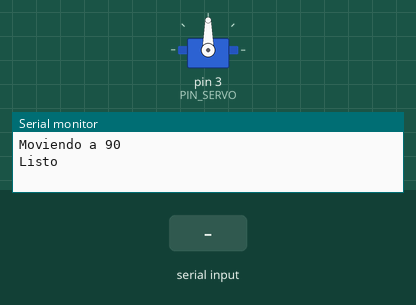
A sketch run on a simulated Arduino Uno, built with avr-gcc and run on an emulated ATmega328P. On the bench: servo, the last lines printed to the serial monitor. The test bench sets the inputs (shaded band).

Above: at 2.2 s.
2.3 s: "1" received over the second serial link
At 3.2 s:
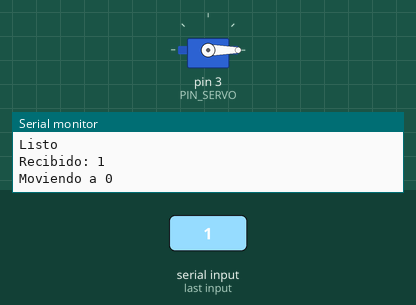
3.8 s: "3" received over the second serial link
At 4.4 s:
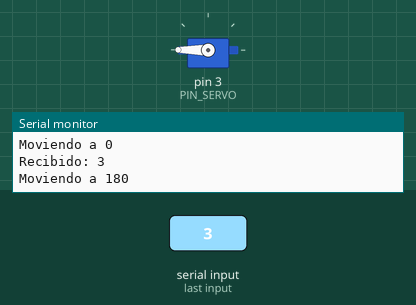
5.3 s: "2" received over the second serial link
At 6.7 s:
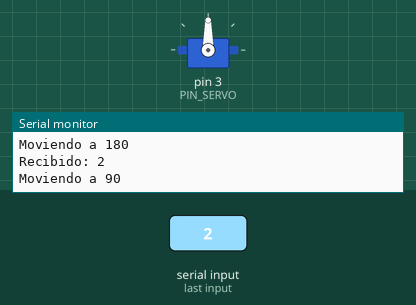
Timing chart, 0 to 8.3 s (numbered marks = the images above; inputs shaded):
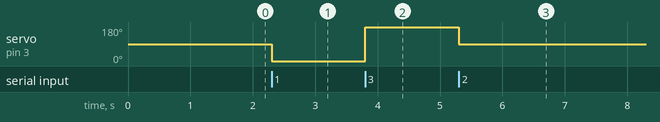

Measured:
- after the input at 2.3 s, servo on pin 3 (PIN_SERVO): 90° → 0° at once
- after the input at 3.8 s, servo on pin 3 (PIN_SERVO): 0° → 180° at once
- after the input at 5.3 s, servo on pin 3 (PIN_SERVO): 180° → 90° at once

The sketch:

prueba_un_servo_bt.ino
```cpp
// Prueba de un servo por Bluetooth.
// Comandos: '1' = 0 grados, '2' = 90 grados, '3' = 180 grados.

#include <Servo.h>
#include <SoftwareSerial.h>

SoftwareSerial BT(13, 12);   // RX = D13 (desde TX del HC-05), TX = D12 (hacia RX del HC-05)

const byte PIN_SERVO = 3;    // D3 = Dedos. Cambiar para probar otro conector.

Servo servo;

void mover(int angulo)
{
  servo.write(angulo);
  Serial.print("Moviendo a ");
  Serial.println(angulo);
}

void setup()
{
  Serial.begin(9600);
  BT.begin(9600);

  servo.write(90);
  servo.attach(PIN_SERVO);

  delay(1000);

  mover(90);

  Serial.println("Listo");
}

void loop()
{
  if(BT.available())
  {
    char c = BT.read();

    Serial.print("Recibido: ");
    Serial.println(c);

    if(c=='1') mover(0);
    if(c=='2') mover(90);
    if(c=='3') mover(180);
  }
}
```
